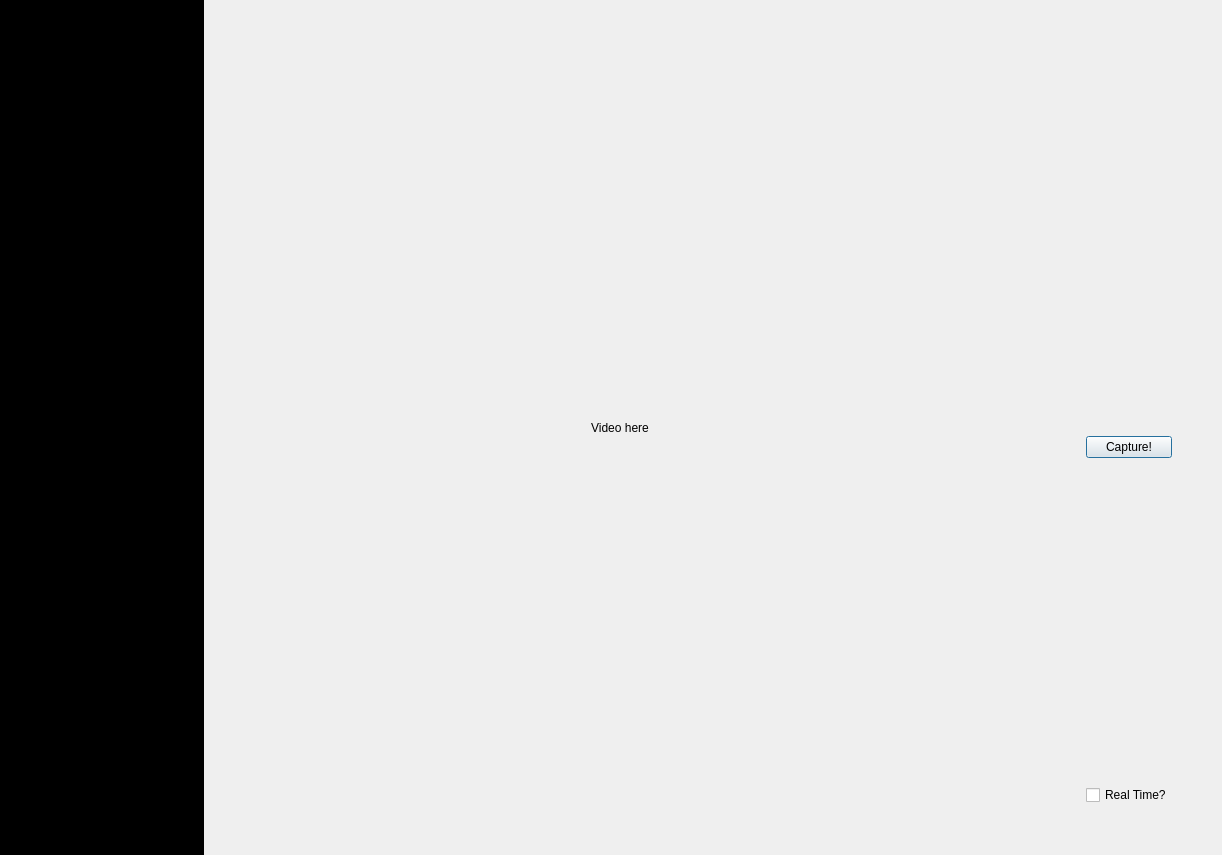
<?xml version="1.0" encoding="UTF-8"?>
<ui version="4.0">
 <class>Dialog</class>
 <widget class="QDialog" name="Dialog">
  <property name="windowModality">
   <enum>Qt::NonModal</enum>
  </property>
  <property name="enabled">
   <bool>true</bool>
  </property>
  <property name="geometry">
   <rect>
    <x>0</x>
    <y>0</y>
    <width>1222</width>
    <height>855</height>
   </rect>
  </property>
  <property name="acceptDrops">
   <bool>false</bool>
  </property>
  <property name="windowTitle">
   <string>Login</string>
  </property>
  <property name="styleSheet">
   <string notr="true"/>
  </property>
  <layout class="QHBoxLayout" name="horizontalLayout_2" stretch="1,5">
   <property name="spacing">
    <number>0</number>
   </property>
   <property name="leftMargin">
    <number>0</number>
   </property>
   <property name="topMargin">
    <number>0</number>
   </property>
   <property name="rightMargin">
    <number>0</number>
   </property>
   <property name="bottomMargin">
    <number>0</number>
   </property>
   <item>
    <layout class="QVBoxLayout" name="verticalLayout_2" stretch="1,2,2,2,2,5">
     <property name="spacing">
      <number>0</number>
     </property>
     <property name="bottomMargin">
      <number>0</number>
     </property>
     <item>
      <widget class="ClickableLabel" name="logo">
       <property name="enabled">
        <bool>true</bool>
       </property>
       <property name="styleSheet">
        <string notr="true">background-color: rgb(0, 0, 0);</string>
       </property>
       <property name="text">
        <string/>
       </property>
       <property name="pixmap">
        <pixmap>Image/Register/Logo.png</pixmap>
       </property>
       <property name="scaledContents">
        <bool>true</bool>
       </property>
       <property name="alignment">
        <set>Qt::AlignCenter</set>
       </property>
      </widget>
     </item>
     <item>
      <widget class="QWidget" name="widget" native="true">
       <property name="styleSheet">
        <string notr="true">background-color: rgb(0, 0, 0);</string>
       </property>
      </widget>
     </item>
     <item>
      <widget class="ClickableLabel" name="title_home_img">
       <property name="minimumSize">
        <size>
         <width>0</width>
         <height>0</height>
        </size>
       </property>
       <property name="mouseTracking">
        <bool>false</bool>
       </property>
       <property name="autoFillBackground">
        <bool>false</bool>
       </property>
       <property name="styleSheet">
        <string notr="true">background-color: rgb(0, 0, 0);</string>
       </property>
       <property name="frameShadow">
        <enum>QFrame::Plain</enum>
       </property>
       <property name="text">
        <string/>
       </property>
       <property name="pixmap">
        <pixmap>Image/Register/house.png</pixmap>
       </property>
       <property name="scaledContents">
        <bool>false</bool>
       </property>
       <property name="alignment">
        <set>Qt::AlignCenter</set>
       </property>
      </widget>
     </item>
     <item>
      <widget class="ClickableLabel" name="title_record_img">
       <property name="styleSheet">
        <string notr="true">background-color: rgb(0, 0, 0);</string>
       </property>
       <property name="text">
        <string/>
       </property>
       <property name="pixmap">
        <pixmap>Image/Register/search.png</pixmap>
       </property>
       <property name="alignment">
        <set>Qt::AlignCenter</set>
       </property>
      </widget>
     </item>
     <item>
      <widget class="ClickableLabel" name="title_upload_img">
       <property name="layoutDirection">
        <enum>Qt::LeftToRight</enum>
       </property>
       <property name="styleSheet">
        <string notr="true">background-color: rgb(0, 0, 0);</string>
       </property>
       <property name="text">
        <string/>
       </property>
       <property name="pixmap">
        <pixmap>Image/Register/download.png</pixmap>
       </property>
       <property name="alignment">
        <set>Qt::AlignCenter</set>
       </property>
      </widget>
     </item>
     <item>
      <widget class="QWidget" name="widget_2" native="true">
       <property name="styleSheet">
        <string notr="true">background-color: rgb(0, 0, 0);
</string>
       </property>
      </widget>
     </item>
    </layout>
   </item>
   <item>
    <layout class="QHBoxLayout" name="horizontalLayout" stretch="5,0">
     <property name="spacing">
      <number>0</number>
     </property>
     <item>
      <widget class="QLabel" name="video">
       <property name="text">
        <string>Video here</string>
       </property>
       <property name="alignment">
        <set>Qt::AlignCenter</set>
       </property>
      </widget>
     </item>
     <item>
      <layout class="QVBoxLayout" name="verticalLayout" stretch="4,5,3,1">
       <property name="spacing">
        <number>0</number>
       </property>
       <property name="leftMargin">
        <number>50</number>
       </property>
       <property name="topMargin">
        <number>0</number>
       </property>
       <property name="rightMargin">
        <number>50</number>
       </property>
       <property name="bottomMargin">
        <number>50</number>
       </property>
       <item>
        <widget class="QWidget" name="widget_4" native="true"/>
       </item>
       <item>
        <widget class="QPushButton" name="capture">
         <property name="text">
          <string>Capture!</string>
         </property>
        </widget>
       </item>
       <item>
        <widget class="QWidget" name="widget_3" native="true">
         <property name="enabled">
          <bool>true</bool>
         </property>
        </widget>
       </item>
       <item>
        <widget class="QCheckBox" name="real_time">
         <property name="text">
          <string>Real Time?</string>
         </property>
        </widget>
       </item>
      </layout>
     </item>
    </layout>
   </item>
  </layout>
 </widget>
 <customwidgets>
  <customwidget>
   <class>ClickableLabel</class>
   <extends>QLabel</extends>
   <header location="global">clickablelabel.h</header>
  </customwidget>
 </customwidgets>
 <resources/>
 <connections/>
</ui>
